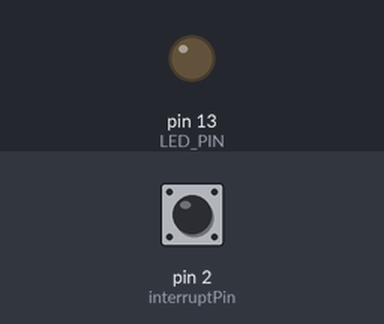
The sketch below on a simulated Arduino Uno, built with avr-gcc and run on an emulated ATmega328P. Shown: output pins drawn as LEDs (lit = HIGH). The inputs (shaded band) are chosen by the test bench; at power-on: pin 2 (interruptPin) LOW. Sleep ends after the set time or at an interrupt.

Above: at 2.0 s.
At 6.2 s:
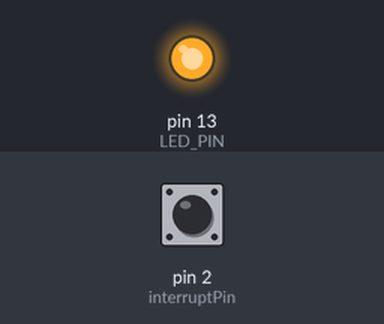
Timing chart, 0 to 10.9 s (numbered marks = the images above):
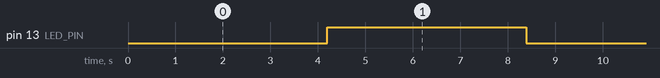

The sketch:

kombinace_obeho.ino
```cpp
/*
 * Sketch for testing sleep mode with wake up on timer.
 * Donal Morrissey - 2011.
 *
 */
#include <avr/sleep.h>
#include <avr/power.h>

#define LED_PIN (13)
#define interruptPin 2 //Pin we are going to use to wake up the Arduino

volatile int f_timer=0;


/***************************************************
 *  Name:        ISR(TIMER1_OVF_vect)
 *
 *  Returns:     Nothing.
 *
 *  Parameters:  None.
 *
 *  Description: Timer1 Overflow interrupt.
 *
 ***************************************************/
ISR(TIMER1_OVF_vect)
{
  /* set the flag. */
   if(f_timer == 0)
   {
     f_timer = 1;
   }
}


/***************************************************
 *  Name:        enterSleep
 *
 *  Returns:     Nothing.
 *
 *  Parameters:  None.
 *
 *  Description: Enters the arduino into sleep mode.
 *
 ***************************************************/
void enterSleep(void)
{
  // wakeu from btn
  attachInterrupt(digitalPinToInterrupt(2), wakeUp, RISING);

  set_sleep_mode(SLEEP_MODE_IDLE);

  sleep_enable();


  /* Disable all of the unused peripherals. This will reduce power
   * consumption further and, more importantly, some of these
   * peripherals may generate interrupts that will wake our Arduino from
   * sleep!
   */
  power_adc_disable();
  power_spi_disable();
  power_timer0_disable();
  power_timer2_disable();
  power_twi_disable();

  /* Now enter sleep mode. */
  sleep_mode();

  /* The program will continue from here after the timer timeout*/
  sleep_disable(); /* First thing to do is disable sleep. */

  /* Re-enable the peripherals. */
  power_all_enable();
}


/***************************************************
 *  Name:        setup
 *
 *  Returns:     Nothing.
 *
 *  Parameters:  None.
 *
 *  Description: Setup for the serial comms and the
 *                timer.
 *
 ***************************************************/
void setup()
{
  Serial.begin(9600);

  /* Don't forget to configure the pin! */
  pinMode(LED_PIN, OUTPUT);

  /*** Configure the timer.***/

  /* Normal timer operation.*/
  TCCR1A = 0x00;

  /* Clear the timer counter register.
   * You can pre-load this register with a value in order to
   * reduce the timeout period, say if you wanted to wake up
   * ever 4.0 seconds exactly.
   */
  TCNT1=0x0000;

  /* Configure the prescaler for 1:1024, giving us a
   * timeout of 4.09 seconds.
   */
  TCCR1B = 0x05;

  /* Enable the timer overlow interrupt. */
  TIMSK1=0x01;

  pinMode(interruptPin,INPUT);//Set pin d2 to input using the buildin pullup resistor
}

void wakeUp(){
  sleep_disable();//Disable sleep mode
  /* Re-enable the peripherals. */
  power_all_enable();
}

/***************************************************
 *  Name:        enterSleep
 *
 *  Returns:     Nothing.
 *
 *  Parameters:  None.
 *
 *  Description: Main application loop.
 *
 ***************************************************/
void loop()
{
  if(f_timer==1)
  {
    f_timer = 0;
    /* Toggle the LED */
    digitalWrite(LED_PIN, !digitalRead(LED_PIN));

    /* Re-enter sleep mode. */
    enterSleep();
  }
}
```

Measured:
- by itself, pin 13 (LED_PIN): alternates HIGH for 4.2 s and LOW for 4.2 s
